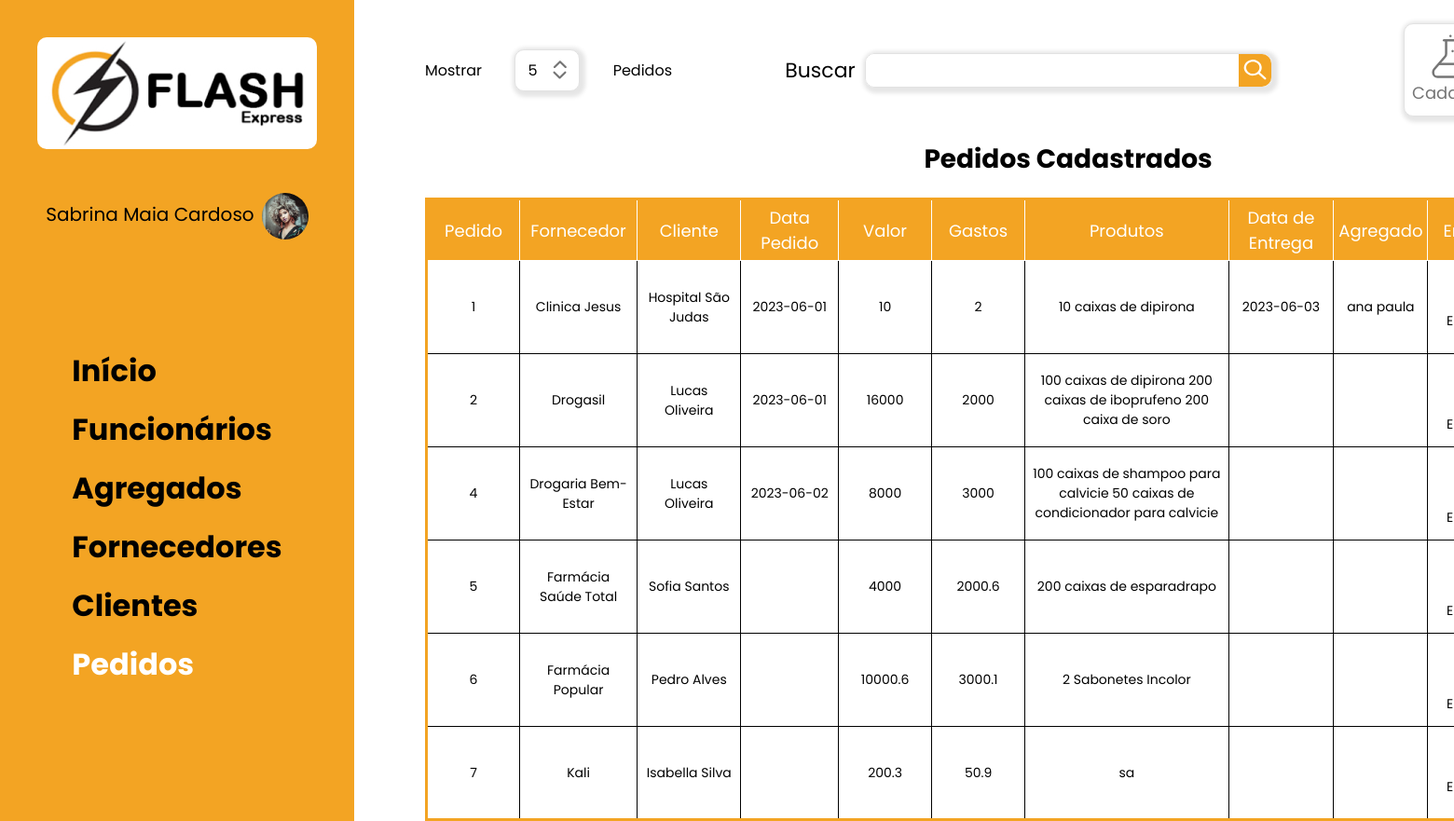
Screenshot of /view/pedidos.php (signed in) with the database file from the repository.
### tables this page shows
CREATE TABLE `pedidos` (
  `idPedido` int(5) NOT NULL,
  `idFornecedor` int(5) NOT NULL,
  `idCliente` int(5) NOT NULL,
  `dataPedido` date DEFAULT NULL,
  `valor` double(10,2) DEFAULT NULL,
  `gastos` double(10,2) DEFAULT NULL,
  `produtos` varchar(500) NOT NULL,
  `entrega` tinyint(1) NOT NULL DEFAULT 0,
  `dataEntrega` date DEFAULT NULL,
  `idAgregado` int(5) DEFAULT NULL
);

CREATE TABLE `fornecedores` (
  `idFornecedor` int(10) NOT NULL,
  `nome` varchar(100) NOT NULL,
  `email` varchar(100) NOT NULL,
  `cnpj` varchar(40) NOT NULL,
  `telefone` varchar(15) DEFAULT NULL,
  `rua` varchar(100) DEFAULT NULL,
  `bairro` varchar(50) DEFAULT NULL,
  `numero` varchar(5) DEFAULT NULL,
  `cidade` varchar(100) DEFAULT NULL,
  `cep` varchar(15) DEFAULT NULL,
  `estado` varchar(40) DEFAULT NULL,
  `pais` varchar(50) DEFAULT NULL
);

CREATE TABLE `clientes` (
  `idCliente` int(10) NOT NULL,
  `nome` varchar(100) NOT NULL,
  `email` varchar(100) NOT NULL,
  `cnpj` varchar(40) NOT NULL,
  `telefone` varchar(15) DEFAULT NULL,
  `rua` varchar(100) DEFAULT NULL,
  `bairro` varchar(50) DEFAULT NULL,
  `numero` varchar(5) DEFAULT NULL,
  `cidade` varchar(100) DEFAULT NULL,
  `cep` varchar(15) DEFAULT NULL,
  `estado` varchar(40) DEFAULT NULL,
  `pais` varchar(50) DEFAULT NULL
);

CREATE TABLE `agregados` (
  `idAgregado` int(10) NOT NULL,
  `nome` varchar(100) NOT NULL,
  `email` varchar(100) NOT NULL,
  `cpf` varchar(15) NOT NULL,
  `dataNasc` date DEFAULT NULL,
  `telefone` varchar(15) NOT NULL,
  `fotoNome` varchar(100) DEFAULT NULL,
  `fotoTipo` varchar(5) DEFAULT NULL,
  `fotoTam` int(10) DEFAULT NULL,
  `rua` varchar(100) DEFAULT NULL,
  `bairro` varchar(100) DEFAULT NULL,
  `numero` int(5) DEFAULT NULL,
  `cep` varchar(15) DEFAULT NULL,
  `cidade` varchar(100) DEFAULT NULL,
  `estado` varchar(40) DEFAULT NULL,
  `pais` varchar(50) DEFAULT NULL
);

### model/pedido.php (called while the page is built, shortened)
<?php
    class Pedido{
        public function mostrarPedido($pdo){
            $sth = $pdo->query("SELECT * FROM pedidos");
            $sth -> execute();
            return $sth->fetchAll(PDO::FETCH_ASSOC);
        }
    }
?>

### model/fornecedor.php (called while the page is built, shortened)
<?php
    class Fornecedor{
        static function pesquisarFornecedor($pdo, $id){
            $sth = $pdo->prepare("SELECT * from fornecedores WHERE idFornecedor=:id LIMIT 1");
            $sth->BindValue(':id', $id);
            $sth->execute();
            return $users = $sth->fetch(PDO::FETCH_ASSOC);
        }
    }
?>

### model/cliente.php (called while the page is built, shortened)
<?php
    class Cliente{
        static function pesquisarCliente($pdo, $id){
            $sth = $pdo->prepare("SELECT * from clientes WHERE idCliente=:id LIMIT 1");
            $sth->BindValue(':id', $id);
            $sth->execute();
            return $users = $sth->fetch(PDO::FETCH_ASSOC);
        }
    }
?>

### model/agregado.php (called while the page is built, shortened)
<?php
    class Agregado{
        static function pesquisarAgregado($pdo, $id){
            $sth = $pdo->prepare("SELECT * from agregados WHERE idAgregado=:id LIMIT 1");
            $sth->BindValue(':id', $id);
            $sth->execute();
            return $users = $sth->fetch(PDO::FETCH_ASSOC);
        }
    }
?>

### view/pedidos.php (the view, shortened to what this page needs)
<?PHP
    include('../config/conexao.php');
    include('../model/cliente.php');
    include('../model/fornecedor.php');
    include('../model/pedido.php');
    include('../model/agregado.php');
    $pedidos = new Pedido();
    $mostrar_pedidos = $pedidos->mostrarPedido($pdo);
?>
<!DOCTYPE html>
<html lang="pt-br">
<head>
    <link rel="stylesheet" href="../css/style.css">
</head>
<body>
    <div class="container-inicial">
        <aside class="menu-lateral">
           <div class="menu-lateral-logo">
                <img src="../assents/img/logo.jpg" alt="logo da empresa">
           </div>
            <div class="menu-lateral-usuario">
                <span class="ml-usuario-nome">
                    <?php
                        echo $_SESSION['nome'];
                    ?>
                </span>
                <div class="ml-usuario-foto">
                    <?php echo "<img src='../assents/fotos/funcionarios/".$_SESSION['fotoNome']."'>"?>
                </div>
            </div>
            <nav class="menu-lateral-nav">
                <ul>
                   <li class="mlv-elemento"><a href="inicio.php">Início</a></li>
                   <li class="mlv-elemento"><a href="funcionarios.php">Funcionários</a></li>
                   <li class="mlv-elemento"><a href="agregados.php">Agregados</a></li>
                   <li class="mlv-elemento"><a href="fornecedores.php">Fornecedores</a></li>
                   <li class="mlv-elemento"><a href="clientes.php">Clientes</a></li>
                   <li class="mlv-elemento selecao"><a href="pedidos.php">Pedidos</a></li>
                </ul>
            </nav>
        </aside>
    </div>
    <main class="principal-pedidos">
        <header class="header-pedidos">
            <div class="mostrador-elementos">
                <span>Mostrar</span>
                <div class="seletor-elementos">
                    <span></span>
                    <img src="../assents/img/setas.svg">
                </div>
                <span>Pedidos</span>
            </div>
            <div class="buscador">
                <label for="busca">Buscar</label>
                <div class="barra-buscar">
                    <input type="search" name="busca" id="busca">
                    <div class="btn-buscar">
                        <img  src="../assents/img/icon-buscar.svg">
                    </div>
                </div>
            </div>
            <div class="pedido-btn-cadastrar" id="pedido-abrir-cadastro">
                <img src="../assents/img/icon-add-pedidos.svg" alt="">
                <span>Cadastrar</span>
            </div>
        </header>
        <section class="tabela-pedidos">
                <h2>Pedidos Cadastrados</h2>
                <table class="tabela">
                    <thead>
                        <tr>
                            <td>Pedido</td>
                            <td>Fornecedor</td>
                            <td>Cliente</td>
                            <td>Data Pedido</td>
                            <td>Valor</td>
                            <td>Gastos</td>
                            <td>Produtos</td>
                            <td>Data  de Entrega</td>
                            <td>Agregado</td>
                            <td>Entrega</td>
                        </tr>
                    </thead>
                    <tbody id="tabela-corpo">
                        <?php
                            foreach($mostrar_pedidos as $linha){
                                $clientePesquisado = Cliente::pesquisarCliente($pdo, $linha['idCliente']);
                                $fornecedorPesquisado = Fornecedor::pesquisarFornecedor($pdo, $linha['idFornecedor']);
                                echo "
                                    <tr>
                                        <td>".$linha['idPedido']."</td>
                                        <td>".$fornecedorPesquisado['nome']."</td>
                                        <td>".$clientePesquisado['nome']."</td>
                                        <td>".$linha['dataPedido']."</td>
                                        <td>".$linha['valor']."</td>
                                        <td>".$linha['gastos']."</td>
                                        <td>".$linha['produtos']."</td>
                                        <td>".$linha['dataEntrega']."</td>
                                    ";
                                if($linha['idAgregado'] != NULL){
                                    $agregadoPesquisado = Agregado::pesquisarAgregado($pdo,$linha['idAgregado']);
                                    echo "<td>".$agregadoPesquisado['nome']."</td>";
                                }else{
                                    echo "<td></td>";
                                };
                                if($linha['entrega'] == 0){
                                    echo "
                                        <td><div class='entrega false'></div>
                                            <span>Não Entregue</span>
                                        </td>
                                    ";
                                }else{
                                    echo "
                                        <td><div class='entrega true'></div>
                                            <span>Entregue</span>
                                        </td>
                                    ";
                                }
                                echo
                                    "<td>
                                            <div class='btn-editar-pedidos'>
                                                <a href='#')>
                                                    <img src='../assents/img/icon-editar.svg'>
                                                </a>
                                            </div>
                                        </td>
                                        <td>
                                            <div class='btn-deletar-pedidos'>
                                                <a href='#')\">
                                                    <img src='../assents/img/icon-deletar.svg'>
                                                </a>
                                            </div>
                                        </td>
                                    </tr>
                                ";
                            }
                        ?>
                    </tbody>
                </table>
            </section>
    </main>
</body>
</html>

### css/style.css (style rules this page uses)
:root { --cor-principal: #F3A423; }
* { margin: 0; padding: 0; box-sizing: border-box; font-family: 'Poppins', sans-serif; }
img { width: 100%; }
a { text-decoration: none; color: #000; }
input { border: none; outline: none; font-weight: 400; font-size: 14px; }
.container-inicial { position: relative; background-color: #FFFFFF; }
.menu-lateral { position: fixed; width: 380px; height: 100%; left: 0px; top: 0px; background: #F3A423; display: flex; flex-direction: column; align-items: center; }
.menu-lateral-logo { width: 300px; margin: 40px; }
.menu-lateral-logo img { border-radius: 10px; }
.menu-lateral-usuario { display: flex; cursor: pointer; margin-bottom: 110px; }
.ml-usuario-nome { color: #000; font-size: 20px; font-weight: medium; margin-top: 8px; margin-right: 8px; }
.ml-usuario-foto { width: 50px; }
.ml-usuario-foto img { width: 50px; height: 50px; object-fit: cover; border-radius: 50%; }
.menu-lateral-nav ul { list-style: none; }
.mlv-elemento { padding-bottom: 15px; }
.mlv-elemento a { font-size: 32px; font-weight: 700; }
.selecao a { color: #FFFFFF; }
.principal-funcionarios, .principal-fornecedores, .principal-clientes, .principal-agregados, .principal-pedidos, .principal-perfil { position: absolute; left: 380px; top: 0px; }
.header-funcionarios, .header-fornecedores,.header-clientes, .header-agregados, .header-pedidos { position: relative; height: 150px; top: 0; left: 0; padding: 0 200px 0 76px; display: flex; align-items: center; justify-content: space-between; }
.funcionario-btn-cadastrar, .fornecedor-btn-cadastrar,.clientes-btn-cadastrar, .agregado-btn-cadastrar, .pedido-btn-cadastrar { width: 110px; height: 100px; margin: 20px; background: #FFFFFF; border: 1px solid #E2E2E2; box-shadow: 2px 2px 4px 4px rgba(0, 0, 0, 0.1); border-radius: 10px; cursor: pointer; display: flex; flex-direction: column; justify-content: center; align-items: center; }
.funcionario-btn-cadastrar img, .fornecedor-btn-cadastrar img,.clientes-btn-cadastrar img, .agregado-btn-cadastrar img, .pedido-btn-cadastrar img { width: 50px; }
.funcionario-btn-cadastrar span, .fornecedor-btn-cadastrar span,.clientes-btn-cadastrar span, .agregado-btn-cadastrar span, .pedido-btn-cadastrar span { font-weight: medium; font-size: 18px; color: #757575; }
.mostrador-elementos { width: 265px; height: 45px; display: flex; align-items: center; justify-content: space-between; }
.seletor-elementos { width: 70px; height: 45px; padding: 0 5px; margin:0 5px; background: #FFFFFF; border: 1px solid #E2E2E2; box-shadow: 2px 2px 4px 4px rgba(0, 0, 0, 0.1); border-radius: 10px; display: flex; align-items: center; justify-content: space-around; cursor: pointer; }
.seletor-elementos span { font-size: 22; font-weight: medium; }
.seletor-elementos img { width: 15px; }
.buscador { height: 35px; display: flex; align-items: center; }
.buscador label { font-weight: medium; font-size: 22px; margin-right: 10px; }
.barra-buscar { display: flex; border: 1px solid #E2E2E2; border-radius: 10px; box-shadow: 2px 2px 4px 4px rgba(0, 0, 0, 0.1); }
.barra-buscar input { width: 400px; height: 35px; padding: 0 10px; background: #FFFFFF; border-top-left-radius: 10px; border-bottom-left-radius: 10px; font-size: 14px; font-weight: 400; }
.btn-buscar { width: 35px; height: 35px; background-color: var(--cor-principal); display: flex; justify-content: center; align-items: center; border-top-right-radius: 10px; border-bottom-right-radius: 10px; cursor: pointer; }
.btn-buscar img { width: 25px; }
.tabela-funcionarios, .tabela-fornecedores, .tabela-clientes, .tabela-agregados, .tabela-pedidos { margin-left: 76px; }
.tabela-funcionarios h2, .tabela-fornecedores h2, .tabela-clientes h2, .tabela-pedidos h2, .tabela-agregados h2 { font-size: 28px; text-align: center; margin-bottom: 20px; }
.tabela { width: 1380px; border: 3px solid #F3A423; }
table, td, th { border-collapse: collapse; vertical-align: middle; text-align: center; }
.tabela thead { background-color: #F3A423; font-size: 18px; font-weight: medium; color: #FFFFFF; }
.tabela thead > tr > td { text-align: center; padding: 5px; min-width: 70px; border: 1px solid #fff; }
.tabela tbody { font-size: 14px; font-weight: 400; }
.tabela tbody > tr > td { text-align: center; vertical-align: middle; padding: 5px 8px; min-width: 100px; height: 100px; border: 1px solid #000000; }

### rows the page displays
pedidos: idPedido "1", idFornecedor.nome "Clinica Jesus", idCliente.nome "Hospital São Judas", dataPedido "2023-06-01", valor "10", gastos "2", produtos "10 caixas de dipirona", dataEntrega "2023-06-03", idAgregado.nome "ana paula", entrega "Entregue"
pedidos: idPedido "2", idFornecedor.nome "Drogasil", idCliente.nome "Lucas Oliveira", dataPedido "2023-06-01", valor "16000", gastos "2000", produtos "100 caixas de dipirona 200 caixas de iboprufeno 200 caixa de soro"
pedidos: idPedido "4", idFornecedor.nome "Drogaria Bem-Estar", idCliente.nome "Lucas Oliveira", dataPedido "2023-06-02", valor "8000", gastos "3000", produtos "100 caixas de shampoo para calvicie 50 caixas de condicionador para calvicie"
pedidos: idPedido "5", idFornecedor.nome "Farmácia Saúde Total", idCliente.nome "Sofia Santos", valor "4000", gastos "2000.6", produtos "200 caixas de esparadrapo"
pedidos: idPedido "6", idFornecedor.nome "Farmácia Popular", idCliente.nome "Pedro Alves", valor "10000.6", gastos "3000.1", produtos "2 Sabonetes Incolor"
pedidos: idPedido "7", idFornecedor.nome "Kali", idCliente.nome "Isabella Silva", valor "200.3", gastos "50.9", produtos "sa", entrega "Entregue"

### other values shown
$_SESSION['nome'] "Sabrina Maia Cardoso"
